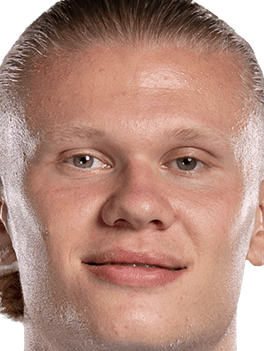
#> input picture faces_dataset/train/Haland/239085 (1).png, 264 x 351 px, found by its file name; its folder holds only this picture in this run
$ jupyter execute --allow-errors 'linear algebra applications.ipynb'
#> lines starting #> are read from the running program, lines starting #| are printed output that depends on the picture
### idea of eigenface algorithim

[cell 1]
# The Eigenfaces algorithm is based on the idea that any face image can be represented as a linear combination of a set of basic faces called Eigenfaces.
# meaning that, instead of storing every pixel, we only store the most important principal components that distinguish different faces.

### steps

[cell 2]
#1- Collect Training Images
#2- Convert Each Image to a Vector (flatten)
#3- Compute the Mean Face (the general structure of any face)
#4- Subtract the Mean Face (so that the algorighim can focus on differences between faces rather than overall charactaristics)
#5- decompose to find principle components of differences
    #-> SVD (will do that)
    #-> eigen decomposition : covariance then eigen decomposition (very slow because of eigen of covariance matrix)
#6- choose k component based on desired confidence
#7 – Represent Each Image in the Eigenfaces Space

### implementation

[cell 3]
class FaceRecognizer:
    def __init__(self, dataset_path, confidence = .95):
        self.dataset_path = dataset_path
        self.confidence = confidence
        self.k=None
        self.face_data = []
        self.labels = []
        self.mean_face = None
        self.eigenfaces = None
        self.weights = None
        self.image_shape = None

    # ========================
    # 1. Load Dataset
    # ========================
    def load_data(self):
        for label_folder in os.listdir(self.dataset_path):
            folder_path = os.path.join(self.dataset_path, label_folder)
            if not os.path.isdir(folder_path):
                continue
            for filename in os.listdir(folder_path):
                if filename.lower().endswith(('.jpg', '.png', '.jpeg')):
                    img_path = os.path.join(folder_path, filename)
                    img = plt.imread(img_path)
#> img is the input picture: shape (351, 264, 4) float32; mean R, G, B, A 0.633, 0.475, 0.421, 0.926
                    if img.ndim == 3:  # convert RGB → Gray
                        img = cv2.cvtColor(img, cv2.COLOR_RGB2GRAY)
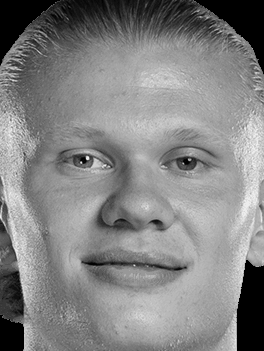
#> img: shape (351, 264) float32; min 0, max 0.926, mean 0.516
                    img = cv2.resize(img, (100, 100))  # normalize size
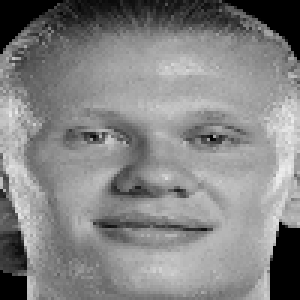
#> img: shape (100, 100) float32 (shown 3 times larger); min 0, max 0.926, mean 0.516
                    self.face_data.append(img.flatten())
                    self.labels.append(label_folder)
#> pass 2 of the loop in load_data, `for label_folder in os.listdir(self.dataset_path):`:
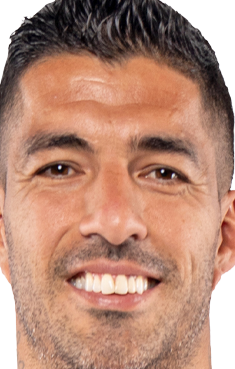
#> input picture faces_dataset/train/Suarez/176580 (1).png, 235 x 369 px, found by its file name
#> in load_data, img is the input picture: shape (369, 235, 4) float32; mean R, G, B, A 0.63, 0.458, 0.384, 0.907
#> in load_data, `img = cv2.cvtColor(img, cv2.COLOR_RGB2GRAY)`:
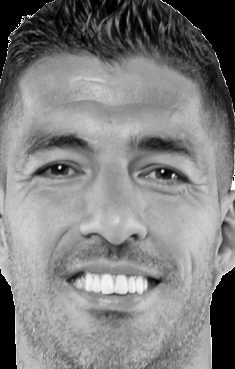
#> img: shape (369, 235) float32; min 0, max 1, mean 0.501
#> in load_data, `img = cv2.resize(img, (100, 100))`:
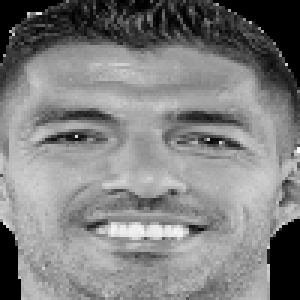
#> img: shape (100, 100) float32 (shown 3 times larger); min 0, max 1, mean 0.501

        self.face_data = np.array(self.face_data)
        self.image_shape = (100, 100)
        print(f"[INFO] Loaded {len(self.face_data)} images with shape {self.image_shape}")

    # ========================
    # 2. Train using SVD
    # ========================
    def train(self):
        self.load_data()

        # Step 1: Compute Mean Face
        self.mean_face = np.mean(self.face_data, axis=0)
        faces_centered = self.face_data - self.mean_face

        # Step 2: Apply SVD
        print("[INFO] Performing SVD...")
        U, S, Vt = np.linalg.svd(faces_centered, full_matrices=False)
        explained_variance_ratio = (S ** 2) / np.sum(S ** 2)
        cumulative_variance = np.cumsum(explained_variance_ratio)
        self.k = np.argmax(cumulative_variance >= self.confidence) + 1

        # Step 3: Keep Top K Components
        self.eigenfaces = Vt[:self.k, :]
        # Step 4: Project Training Images into Eigen Space
        self.weights = faces_centered @ self.eigenfaces.T
        print("[INFO] Training complete!")


    # ========================
    # 2. recognize based on min distance
    # ========================

    def recognize(self , test_img):
        img = cv2.imread(test_img, cv2.IMREAD_GRAYSCALE)
        img = cv2.resize(img, self.image_shape)
        img_flat = img.flatten()
        img_centered = img_flat - self.mean_face
        test_weight = img_centered @ self.eigenfaces.T
        distances = np.linalg.norm(self.weights - test_weight, axis=1)
        min_index = np.argmin(distances)
        pred_label = self.labels[min_index]
        distance_value = distances[min_index]
        print(f"[RESULT] Predicted Label: {pred_label}")
        print(f"         Distance: {distance_value:.2f}")
